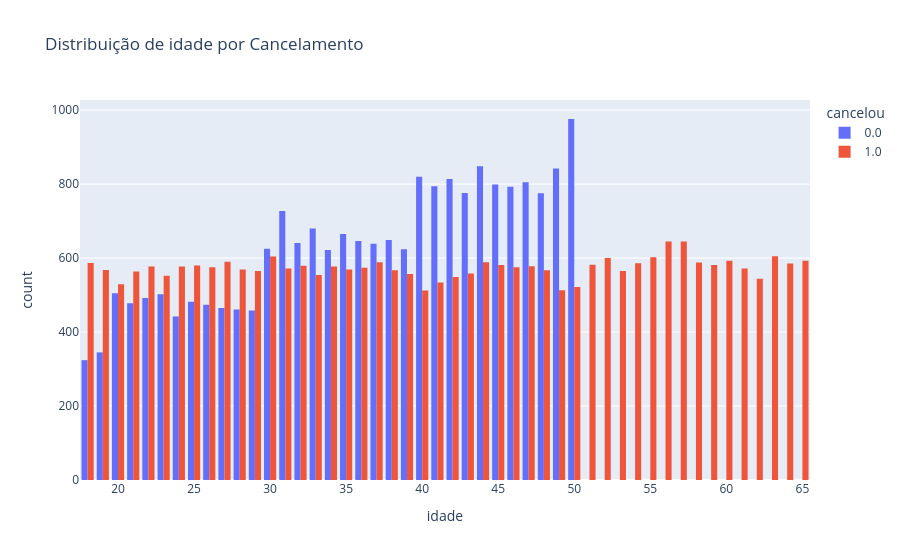
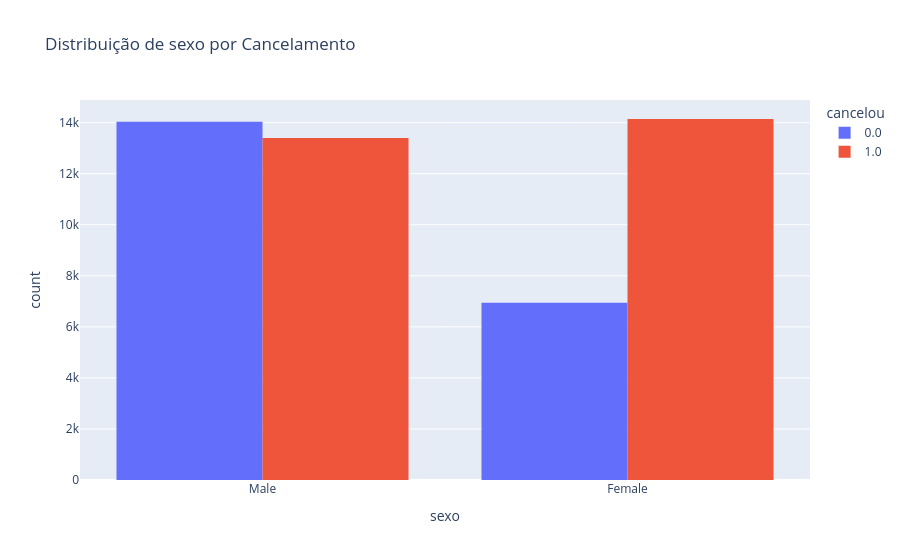
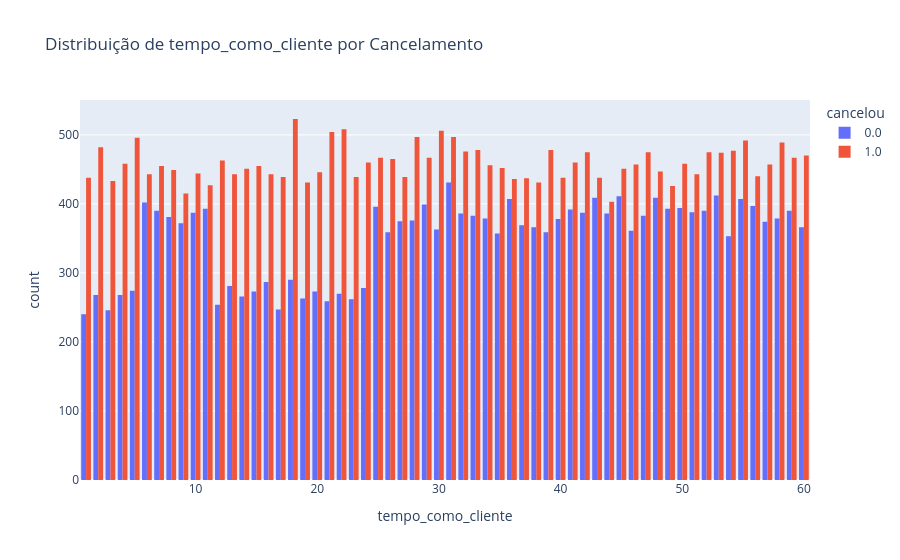
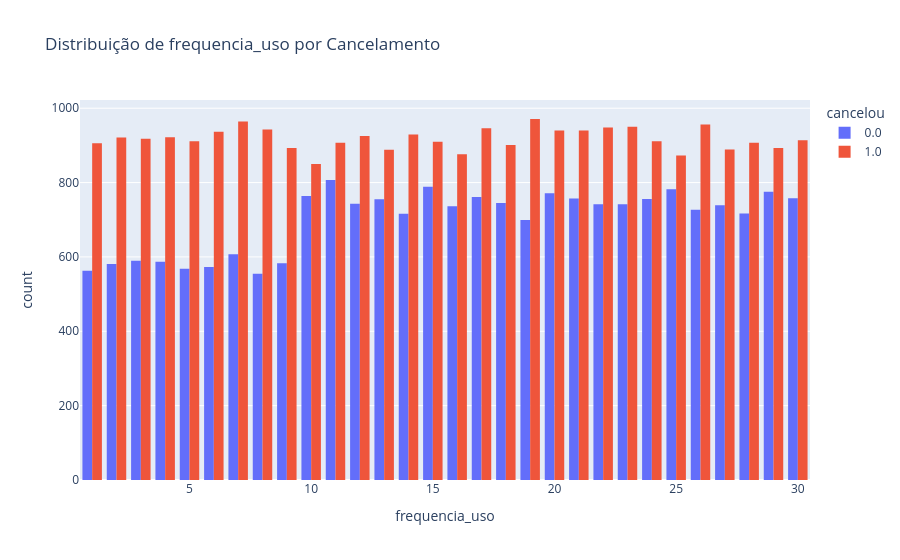

Notebook source saved alongside these figures, in order:
### Markdown cell above
## 7. Análise Exploratória das Variáveis

Nesta etapa, comparei as principais variáveis com o status de cancelamento (`cancelou`) para entender quais fatores parecem estar mais associados ao churn nesta base.

### Perguntas que guiaram a análise
- Clientes com contrato mensal apresentam maior taxa de cancelamento?
- Idade e tempo de relacionamento mostram alguma correlação com churn?
- Há indícios de impacto financeiro, como preço ou gasto mensal, na decisão de cancelamento?

### Code cell
for coluna in df_churn.columns:
    if coluna != "cancelou":
        print(f"Analisando a coluna: {coluna}")

        grafico=px.histogram(df_churn, x=coluna, color="cancelou", barmode="group", title=f"Distribuição de {coluna} por Cancelamento")
        grafico.show()
        print("-" * 50)  # Linha separadora visual

### Figure 1 — Plotly figure (JSON) as saved in the notebook; plotly's stock layout.template omitted (floating-point values rounded to 4 significant figures; data arrays with more than 128 entries replaced by an {"elided": "..."} marker saying what was removed)
{"data": [{"alignmentgroup": "True", "bingroup": "x", "hovertemplate": "cancelou=0.0<br>idade=%{x}<br>count=%{y}<extra></extra>", "legendgroup": "0.0", "marker": {"color": "#636efa", "pattern": {"shape": ""}}, "name": "0.0", "offsetgroup": "0.0", "orientation": "v", "showlegend": true, "type": "histogram", "x": {"elided": "20988 float values"}, "xaxis": "x", "yaxis": "y"}, {"alignmentgroup": "True", "bingroup": "x", "hovertemplate": "cancelou=1.0<br>idade=%{x}<br>count=%{y}<extra></extra>", "legendgroup": "1.0", "marker": {"color": "#EF553B", "pattern": {"shape": ""}}, "name": "1.0", "offsetgroup": "1.0", "orientation": "v", "showlegend": true, "type": "histogram", "x": {"elided": "27539 float values"}, "xaxis": "x", "yaxis": "y"}], "layout": {"barmode": "group", "legend": {"title": {"text": "cancelou"}, "tracegroupgap": 0}, "title": {"text": "Distribuição de idade por Cancelamento"}, "xaxis": {"anchor": "y", "domain": [0, 1], "title": {"text": "idade"}}, "yaxis": {"anchor": "x", "domain": [0, 1], "title": {"text": "count"}}}}

### Figure 2 — Plotly figure (JSON) as saved in the notebook; plotly's stock layout.template omitted (floating-point values rounded to 4 significant figures; data arrays with more than 128 entries replaced by an {"elided": "..."} marker saying what was removed)
{"data": [{"alignmentgroup": "True", "bingroup": "x", "hovertemplate": "cancelou=0.0<br>sexo=%{x}<br>count=%{y}<extra></extra>", "legendgroup": "0.0", "marker": {"color": "#636efa", "pattern": {"shape": ""}}, "name": "0.0", "offsetgroup": "0.0", "orientation": "v", "showlegend": true, "type": "histogram", "x": {"elided": "20988 str values"}, "xaxis": "x", "yaxis": "y"}, {"alignmentgroup": "True", "bingroup": "x", "hovertemplate": "cancelou=1.0<br>sexo=%{x}<br>count=%{y}<extra></extra>", "legendgroup": "1.0", "marker": {"color": "#EF553B", "pattern": {"shape": ""}}, "name": "1.0", "offsetgroup": "1.0", "orientation": "v", "showlegend": true, "type": "histogram", "x": {"elided": "27539 str values"}, "xaxis": "x", "yaxis": "y"}], "layout": {"barmode": "group", "legend": {"title": {"text": "cancelou"}, "tracegroupgap": 0}, "title": {"text": "Distribuição de sexo por Cancelamento"}, "xaxis": {"anchor": "y", "domain": [0, 1], "title": {"text": "sexo"}}, "yaxis": {"anchor": "x", "domain": [0, 1], "title": {"text": "count"}}}}

### Figure 3 — Plotly figure (JSON) as saved in the notebook; plotly's stock layout.template omitted (floating-point values rounded to 4 significant figures; data arrays with more than 128 entries replaced by an {"elided": "..."} marker saying what was removed)
{"data": [{"alignmentgroup": "True", "bingroup": "x", "hovertemplate": "cancelou=0.0<br>tempo_como_cliente=%{x}<br>count=%{y}<extra></extra>", "legendgroup": "0.0", "marker": {"color": "#636efa", "pattern": {"shape": ""}}, "name": "0.0", "offsetgroup": "0.0", "orientation": "v", "showlegend": true, "type": "histogram", "x": {"elided": "20988 float values"}, "xaxis": "x", "yaxis": "y"}, {"alignmentgroup": "True", "bingroup": "x", "hovertemplate": "cancelou=1.0<br>tempo_como_cliente=%{x}<br>count=%{y}<extra></extra>", "legendgroup": "1.0", "marker": {"color": "#EF553B", "pattern": {"shape": ""}}, "name": "1.0", "offsetgroup": "1.0", "orientation": "v", "showlegend": true, "type": "histogram", "x": {"elided": "27539 float values"}, "xaxis": "x", "yaxis": "y"}], "layout": {"barmode": "group", "legend": {"title": {"text": "cancelou"}, "tracegroupgap": 0}, "title": {"text": "Distribuição de tempo_como_cliente por Cancelamento"}, "xaxis": {"anchor": "y", "domain": [0, 1], "title": {"text": "tempo_como_cliente"}}, "yaxis": {"anchor": "x", "domain": [0, 1], "title": {"text": "count"}}}}

### Figure 4 — Plotly figure (JSON) as saved in the notebook; plotly's stock layout.template omitted (floating-point values rounded to 4 significant figures; data arrays with more than 128 entries replaced by an {"elided": "..."} marker saying what was removed)
{"data": [{"alignmentgroup": "True", "bingroup": "x", "hovertemplate": "cancelou=0.0<br>frequencia_uso=%{x}<br>count=%{y}<extra></extra>", "legendgroup": "0.0", "marker": {"color": "#636efa", "pattern": {"shape": ""}}, "name": "0.0", "offsetgroup": "0.0", "orientation": "v", "showlegend": true, "type": "histogram", "x": {"elided": "20988 float values"}, "xaxis": "x", "yaxis": "y"}, {"alignmentgroup": "True", "bingroup": "x", "hovertemplate": "cancelou=1.0<br>frequencia_uso=%{x}<br>count=%{y}<extra></extra>", "legendgroup": "1.0", "marker": {"color": "#EF553B", "pattern": {"shape": ""}}, "name": "1.0", "offsetgroup": "1.0", "orientation": "v", "showlegend": true, "type": "histogram", "x": {"elided": "27539 float values"}, "xaxis": "x", "yaxis": "y"}], "layout": {"barmode": "group", "legend": {"title": {"text": "cancelou"}, "tracegroupgap": 0}, "title": {"text": "Distribuição de frequencia_uso por Cancelamento"}, "xaxis": {"anchor": "y", "domain": [0, 1], "title": {"text": "frequencia_uso"}}, "yaxis": {"anchor": "x", "domain": [0, 1], "title": {"text": "count"}}}}
